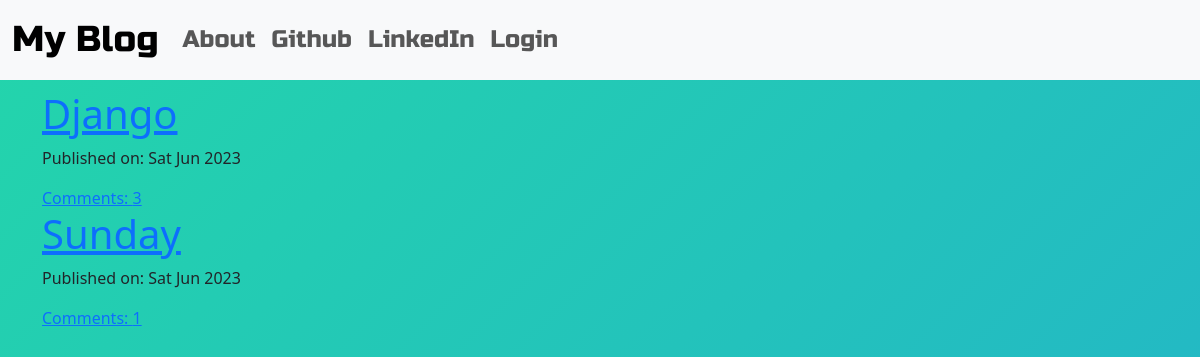
The page / on the database its author committed.
### app/models.py (models this page shows, shortened)
class Post(models.Model):
    author = models.ForeignKey("auth.User", on_delete=models.CASCADE)
    title = models.CharField(max_length=100)
    text = models.TextField()
    created_date = models.DateTimeField(default=timezone.now)
    published_date = models.DateTimeField(blank=True, null=True)
    def approve_comments(self):
        return self.comments.filter(approved_comment=True)

### app/views.py (the view)
# urls.py: path("", views.PostListView.as_view(), name="post_list"),
class PostListView(ListView):
    model = Post
    template_name = "app/blog/post_list.html"
    def get_queryset(self):
        return Post.objects.filter(published_date__lte=timezone.now()).order_by(
            "-published_date"
        )

### app/templates/app/blog/post_list.html
<!DOCTYPE html>
{% extends "app/blog/base.html" %}
{% block content %}
<div class="centerstage">
    {% for post in post_list %}
    <h1><a href="{% url 'app:post_detail' pk=post.pk %}">{{ post.title }}</a></h1>
    <div class="date">
        <p>Published on: {{ post.published_date|date:"D M Y" }}</p>
    </div>
    <a href="{% url 'app:post_detail' pk=post.pk %}">Comments: {{ post.approve_comments.count }}</a>
    {% endfor %}
</div>
{% endblock %}

### app/static/css/blog.css (style rules this page uses)
.centerstage { margin-left: auto; margin-right: auto; }
.loader { filter: hue-rotate(0deg); color: linear-gradient(45deg, #0f8, #08f); animation: hue 10000ms infinite linear; }

### app/static/css/background.css (style rules this page uses)
body { background: linear-gradient(-45deg, #ee7752, #e73c7e, #23a6d5, #23d5ab); background-size: 400% 400%; animation: gradient 15s ease infinite; height: 100vh; }

### rows shown on the page
Post: title "Django", published_date "Sat Jun 2023", approve_comments.count "3"
Post: title "Sunday", published_date "Sat Jun 2023", approve_comments.count "1"
